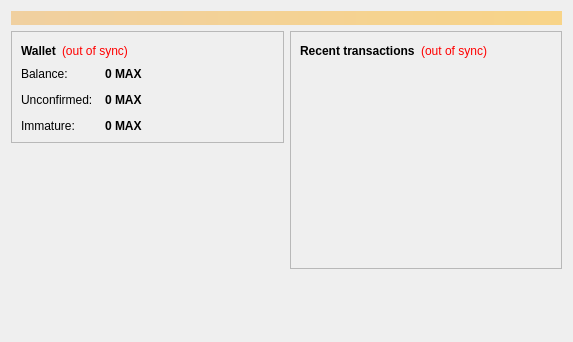
<?xml version="1.0" encoding="UTF-8"?>
<ui version="4.0">
 <class>OverviewPage</class>
 <widget class="QWidget" name="OverviewPage">
  <property name="geometry">
   <rect>
    <x>0</x>
    <y>0</y>
    <width>573</width>
    <height>342</height>
   </rect>
  </property>
  <property name="windowTitle">
   <string>Form</string>
  </property>
  <layout class="QVBoxLayout" name="topLayout">
   <item>
    <widget class="QLabel" name="labelAlerts">
     <property name="visible">
      <bool>false</bool>
     </property>
     <property name="styleSheet">
      <string notr="true">background-color: qlineargradient(x1: 0, y1: 0, x2: 1, y2: 0, stop:0 #F0D0A0, stop:1 #F8D488); color:#000000;</string>
     </property>
     <property name="wordWrap">
      <bool>true</bool>
     </property>
     <property name="margin">
      <number>3</number>
     </property>
    </widget>
   </item>
   <item>
    <layout class="QHBoxLayout" name="horizontalLayout" stretch="1,1">
     <item>
      <layout class="QVBoxLayout" name="verticalLayout_2">
       <item>
        <widget class="QFrame" name="frame">
         <property name="frameShape">
          <enum>QFrame::StyledPanel</enum>
         </property>
         <property name="frameShadow">
          <enum>QFrame::Raised</enum>
         </property>
         <layout class="QVBoxLayout" name="verticalLayout_4">
          <item>
           <layout class="QHBoxLayout" name="horizontalLayout_4">
            <item>
             <widget class="QLabel" name="label_5">
              <property name="font">
               <font>
                <weight>75</weight>
                <bold>true</bold>
               </font>
              </property>
              <property name="text">
               <string>Wallet</string>
              </property>
             </widget>
            </item>
            <item>
             <widget class="QLabel" name="labelWalletStatus">
              <property name="toolTip">
               <string>The displayed information may be out of date. Your wallet automatically synchronizes with the uacoin network after a connection is established, but this process has not completed yet.</string>
              </property>
              <property name="styleSheet">
               <string notr="true">QLabel { color: red; }</string>
              </property>
              <property name="text">
               <string notr="true">(out of sync)</string>
              </property>
              <property name="alignment">
               <set>Qt::AlignLeading|Qt::AlignLeft|Qt::AlignVCenter</set>
              </property>
             </widget>
            </item>
            <item>
             <spacer name="horizontalSpacer_2">
              <property name="orientation">
               <enum>Qt::Horizontal</enum>
              </property>
              <property name="sizeHint" stdset="0">
               <size>
                <width>40</width>
                <height>20</height>
               </size>
              </property>
             </spacer>
            </item>
           </layout>
          </item>
          <item>
           <layout class="QFormLayout" name="formLayout_2">
            <property name="fieldGrowthPolicy">
             <enum>QFormLayout::AllNonFixedFieldsGrow</enum>
            </property>
            <property name="horizontalSpacing">
             <number>12</number>
            </property>
            <property name="verticalSpacing">
             <number>12</number>
            </property>
            <item row="0" column="0">
             <widget class="QLabel" name="label">
              <property name="text">
               <string>Balance:</string>
              </property>
             </widget>
            </item>
            <item row="0" column="1">
             <widget class="QLabel" name="labelBalance">
              <property name="font">
               <font>
                <weight>75</weight>
                <bold>true</bold>
               </font>
              </property>
              <property name="cursor">
               <cursorShape>IBeamCursor</cursorShape>
              </property>
              <property name="toolTip">
               <string>Your current balance</string>
              </property>
              <property name="text">
               <string notr="true">0 MAX</string>
              </property>
              <property name="textInteractionFlags">
               <set>Qt::LinksAccessibleByMouse|Qt::TextSelectableByKeyboard|Qt::TextSelectableByMouse</set>
              </property>
             </widget>
            </item>
            <item row="1" column="0">
             <widget class="QLabel" name="label_3">
              <property name="text">
               <string>Unconfirmed:</string>
              </property>
             </widget>
            </item>
            <item row="1" column="1">
             <widget class="QLabel" name="labelUnconfirmed">
              <property name="font">
               <font>
                <weight>75</weight>
                <bold>true</bold>
               </font>
              </property>
              <property name="cursor">
               <cursorShape>IBeamCursor</cursorShape>
              </property>
              <property name="toolTip">
               <string>Total of transactions that have yet to be confirmed, and do not yet count toward the current balance</string>
              </property>
              <property name="text">
               <string notr="true">0 MAX</string>
              </property>
              <property name="textInteractionFlags">
               <set>Qt::LinksAccessibleByMouse|Qt::TextSelectableByKeyboard|Qt::TextSelectableByMouse</set>
              </property>
             </widget>
            </item>
            <item row="2" column="0">
             <widget class="QLabel" name="labelImmatureText">
              <property name="text">
               <string>Immature:</string>
              </property>
             </widget>
            </item>
            <item row="2" column="1">
             <widget class="QLabel" name="labelImmature">
              <property name="font">
               <font>
                <weight>75</weight>
                <bold>true</bold>
               </font>
              </property>
              <property name="toolTip">
               <string>Mined balance that has not yet matured</string>
              </property>
              <property name="text">
               <string notr="true">0 MAX</string>
              </property>
              <property name="textInteractionFlags">
               <set>Qt::LinksAccessibleByMouse|Qt::TextSelectableByKeyboard|Qt::TextSelectableByMouse</set>
              </property>
             </widget>
            </item>
           </layout>
          </item>
         </layout>
        </widget>
       </item>
       <item>
        <spacer name="verticalSpacer">
         <property name="orientation">
          <enum>Qt::Vertical</enum>
         </property>
         <property name="sizeHint" stdset="0">
          <size>
           <width>20</width>
           <height>40</height>
          </size>
         </property>
        </spacer>
       </item>
      </layout>
     </item>
     <item>
      <layout class="QVBoxLayout" name="verticalLayout_3">
       <item>
        <widget class="QFrame" name="frame_2">
         <property name="frameShape">
          <enum>QFrame::StyledPanel</enum>
         </property>
         <property name="frameShadow">
          <enum>QFrame::Raised</enum>
         </property>
         <layout class="QVBoxLayout" name="verticalLayout">
          <item>
           <layout class="QHBoxLayout" name="horizontalLayout_2">
            <item>
             <widget class="QLabel" name="label_4">
              <property name="text">
               <string>&lt;b&gt;Recent transactions&lt;/b&gt;</string>
              </property>
             </widget>
            </item>
            <item>
             <widget class="QLabel" name="labelTransactionsStatus">
              <property name="toolTip">
               <string>The displayed information may be out of date. Your wallet automatically synchronizes with the uacoin network after a connection is established, but this process has not completed yet.</string>
              </property>
              <property name="styleSheet">
               <string notr="true">QLabel { color: red; }</string>
              </property>
              <property name="text">
               <string notr="true">(out of sync)</string>
              </property>
              <property name="alignment">
               <set>Qt::AlignRight|Qt::AlignTrailing|Qt::AlignVCenter</set>
              </property>
             </widget>
            </item>
            <item>
             <spacer name="horizontalSpacer">
              <property name="orientation">
               <enum>Qt::Horizontal</enum>
              </property>
              <property name="sizeHint" stdset="0">
               <size>
                <width>40</width>
                <height>20</height>
               </size>
              </property>
             </spacer>
            </item>
           </layout>
          </item>
          <item>
           <widget class="QListView" name="listTransactions">
            <property name="styleSheet">
             <string notr="true">QListView { background: transparent; }</string>
            </property>
            <property name="frameShape">
             <enum>QFrame::NoFrame</enum>
            </property>
            <property name="verticalScrollBarPolicy">
             <enum>Qt::ScrollBarAlwaysOff</enum>
            </property>
            <property name="horizontalScrollBarPolicy">
             <enum>Qt::ScrollBarAlwaysOff</enum>
            </property>
            <property name="selectionMode">
             <enum>QAbstractItemView::NoSelection</enum>
            </property>
           </widget>
          </item>
         </layout>
        </widget>
       </item>
       <item>
        <spacer name="verticalSpacer_2">
         <property name="orientation">
          <enum>Qt::Vertical</enum>
         </property>
         <property name="sizeHint" stdset="0">
          <size>
           <width>20</width>
           <height>40</height>
          </size>
         </property>
        </spacer>
       </item>
      </layout>
     </item>
    </layout>
   </item>
  </layout>
 </widget>
 <resources/>
 <connections/>
</ui>
